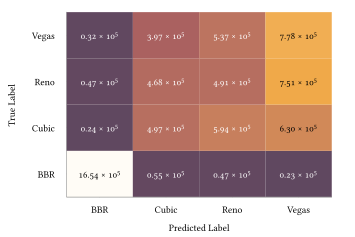

gnuplot code for this plot:
set terminal tikz standalone color size 9cm,6cm font '\scriptsize' preamble '\usepackage{microtype} \usepackage[oldstyle]{libertinus} \usepackage{libertinust1math} \usepackage[binary-units, per-mode=symbol]{siunitx}\sisetup{detect-all} \newcommand{\approachshort}{OPaL} \newcommand{\Coopfw}{CoOp} \newcommand{\coopfw}{\Coopfw} \newcommand{\Indfw}{Ind} \newcommand{\indfw}{\Indfw}'
set output "cnn-histo-app-confusion-2000-thesis.tex"

load "gnuplot-palettes/sand.pal"

set style line 102 lc rgb '#a0a0a0' lt 1 lw 1
set border ls 102
set colorbox border 102
set key textcolor rgb "black"
set tics textcolor rgb "black"
set label textcolor rgb "black"

set border 3
set grid x y
set xtics nomirror
set ytics nomirror

#set key autotitle columnhead
set datafile separator ","

set xlabel "Predicted Label"
set ylabel "True Label"
set cblabel "Frequency"

# set yrange [0.0:1.0]
#set key outside top horizontal
#set key font ",6"
# set logscale cb

set xtics ('BBR' 0.0,\
'Cubic' 1.0,\
'Reno' 2.0,\
'Vegas' 3.0,\
)
set ytics ('BBR' 0.0,\
'Cubic' 1.0,\
'Reno' 2.0,\
'Vegas' 3.0,\
)
# set cbrange[0:36725.2]

threshold = 600000

unset colorbox

plot '../results/cnn-histo-raw-app-confusion-0.csv' matrix u 1:2:3 with image pixels notitle, \
	'' matrix u 1:2:($3 > threshold ? "" : sprintf("\\\\num{%.2fe5}",($3/100000.0))) with labels tc 'white' notitle, \
	'' matrix u 1:2:($3 <= threshold ? "" : sprintf("\\\\num{%.2fe5}",($3/100000.0))) with labels tc 'black' notitle
